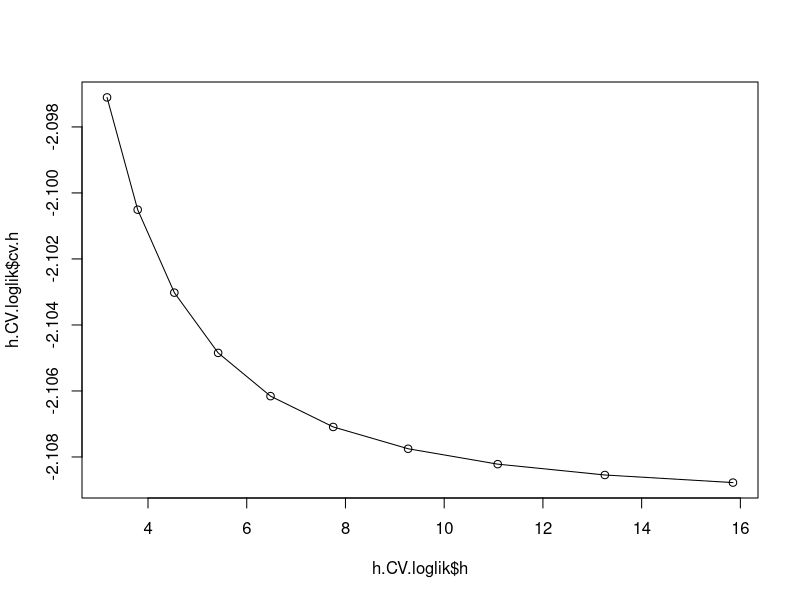

Here is the R script that generated this plot:
## ---- chunk 1
setwd("~/uni_folder/AMA/AMA_LAB4/lab 5 delivery")
## ---- chunk 2
# Here,
h.cv.sm.poisson <- function(x,y,rg.h=NULL,l.h=10,method=loglik.CV){
   cv.h <- numeric(l.h)
   if (is.null(rg.h)){
      hh <- c(h.select(x,y,method="cv"),
              h.select(x,y,method="aicc"))#,hcv(x,y))
      rg.h <- range(hh)*c(1/1.1, 1.5)
   }
   i <- 0
   gr.h <- exp( seq(log(rg.h[1]), log(rg.h[2]), l=l.h))
   for (h in gr.h){
      i <- i+1
      cv.h[i] <- method(x,y,h)
   }
   return(list(h = gr.h, 
               cv.h = cv.h, 
               h.cv = gr.h[which.min(cv.h)]))
}

loglik.CV <- function(x, y, h) {
  n <- length(y)
  mean(sapply(1:n, function(i) {
    # Estimate lambda for the i-th observation
    lambda_i <- sm.poisson(x = x[-i], y = y[-i], h = h, eval.points = x[i], display = "none")$estimate
    # Compute log-likelihood for the i-th observation
    log(dpois(y[i], lambda = lambda_i))
  }))
}
## ---- chunk 3
# Load data and libraries
countries<-read.csv2(file="HDI.2017.subset.csv",row.names = 1)
attach(countries)
library(sm)

# Round the float value so we can use Poisson modelling
countries$le.fm.r <-  round(countries$le.fm)
x <- countries$Life.expec
y <- countries$le.fm.r
## ---- chunk 4
# using h.CV.loglik

R <- range(x)[2] - range(x)[1]
h_min <- R / 10
h_max <- R / 2
x_scaled <- scale(x)


h.CV.loglik <- h.cv.sm.poisson(x_scaled,y,rg.h=c(h_min,h_max),method=loglik.CV)
plot(h.CV.loglik$h,h.CV.loglik$cv.h)
lines(h.CV.loglik$h,h.CV.loglik$cv.h)
